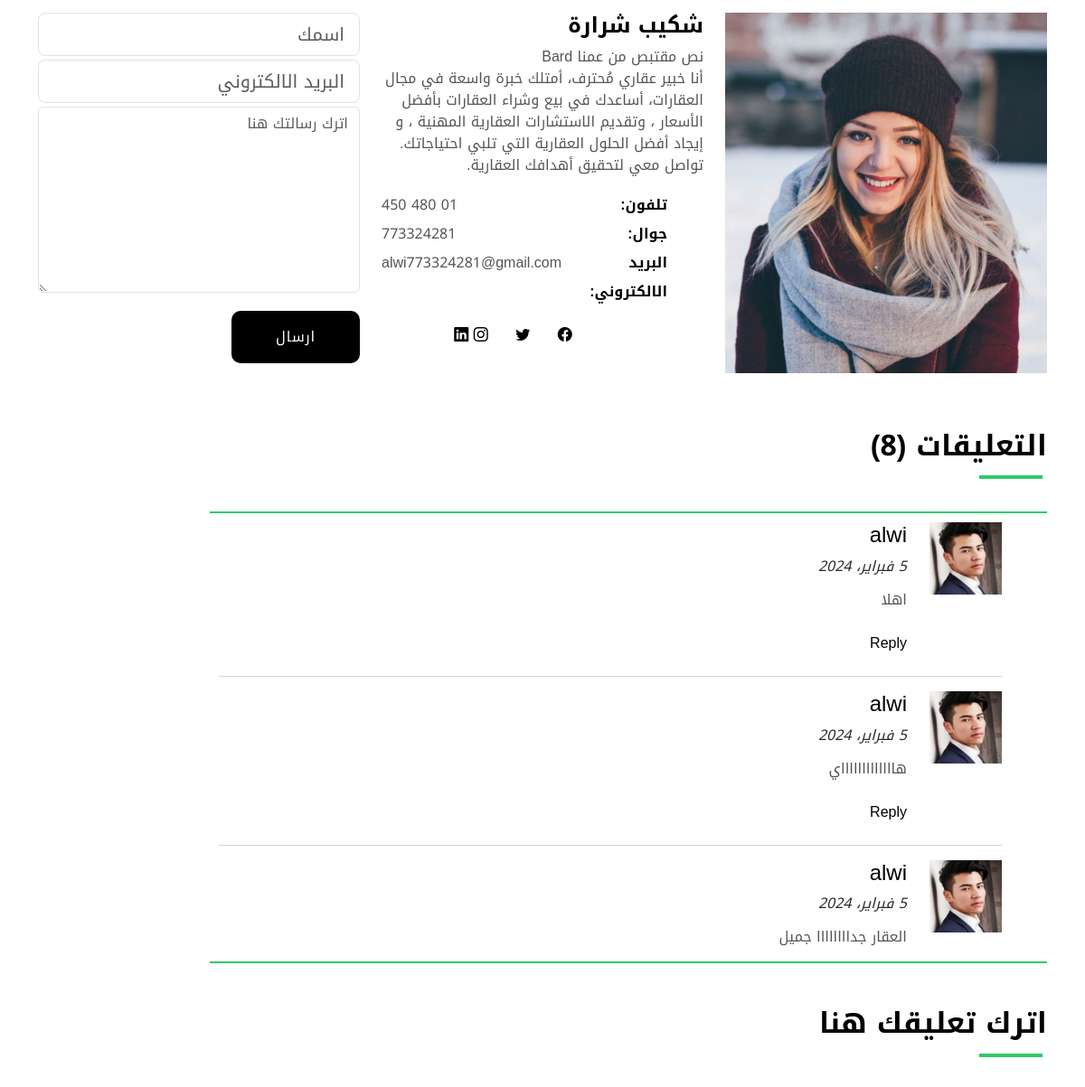
Before: /property/property_single (middle part) with the older database file.
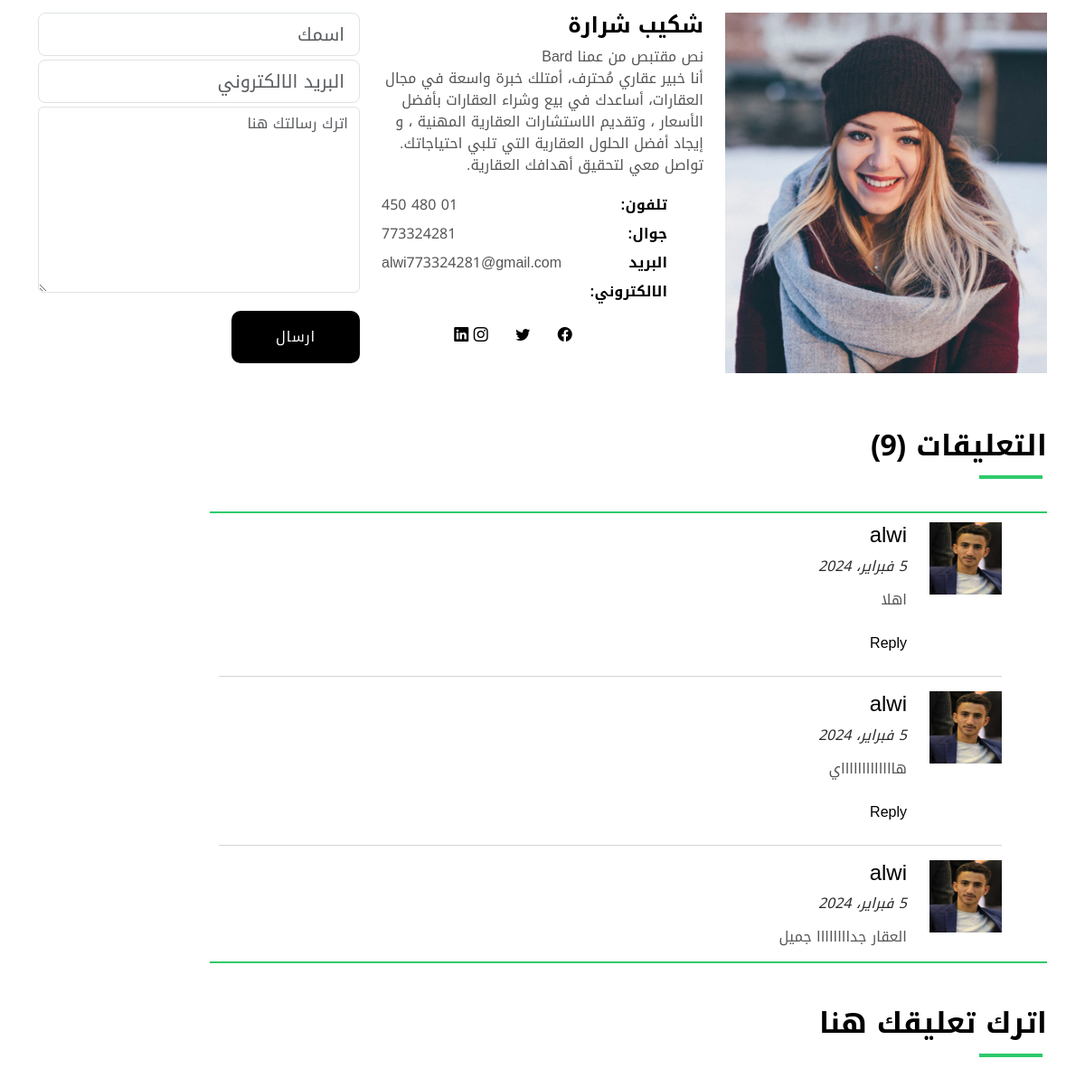
After: the same page with the newer database file.
### accounts/models.py (models this page shows, shortened)
class Customer(models.Model):
    user = models.OneToOneField(settings.AUTH_USER_MODEL,
                                on_delete=models.CASCADE)
    phone = models.CharField(max_length=15)
    photo = models.ImageField(upload_to='customerPhoto/%Y/%m/%d/', blank=True)

### property/views.py (the view)
# urls.py: path('property_single', views.property_single, name='property_single'),
def property_single(request):
    if request.method == 'POST':
        customer = Customer(id=1)
        comment = request.POST.get('message')
        data = Comment(customer=customer, comment=comment)
        data.save()
    context = {
        'cuscomment': Comment.objects.all(),
        'commentnum': Comment.objects.all().count(),
        'cust': Customer.objects.all(),
    }
    return render(request, 'property/property_single.html', context)

### templates/property/property_single.html (shortened to what the changed rows need)
{% extends 'base.html' %}
{% load static %}
{% block content %}
  <main id="main">
    <section class="property-single nav-arrow-b">
      <div class="container">
        <div class="row">
          <br>
          <br>
          <br>
          <br>
          <br>
          <br>
          <br>
          <br>
          <br>
          <br>
          <br>
          <br>
          <br>
          <br>
          <br>
          <br>
          <br>
          <br>
          <br>
          <br>
          <br>
          <br>
          <br>
          <br>
          <br>
          <div class="col-md-10 offset-md-1 col-lg-10 offset-lg-1">
            <div class="title-box-d1">
              <h3 class="title-d1" style="direction: rtl;">التعليقات ({{commentnum}})</h3>
            </div>
            <div class="box-comments" style="width: 100%; height: 500px; overflow: auto; border-top: 2px solid #2eca6a; border-bottom: 2px solid #2eca6a; padding: 10px;">
              <ul class="list-comments">
                {% for comment in cuscomment %}
                <li style="padding-bottom: 0.5rem;">
                  {% for cus in cust %}
                  <div class="comment-avatar">
                    <img src="{{cus.photo.url}}" alt="">
                  </div>
                  <div class="comment-details" style="padding-right: 25px;">
                    <h4 class="comment-author">{{cus.user.username}}</h4>
                    <span>{{comment.date}}</span>
                    <p class="comment-description">
                      {{comment.comment}}
                    </p>
                    <a href="#">Reply</a>
                  </div>
                  {% endfor %}
                </li>
                <hr>
                {% endfor %}
              </ul>
            </div>
            <br>
            <br>
          </div>
        </div>
      </div>
    </section>
  </main>
{% endblock %}

Changed rows visible on the page:
changed Customer "alwi": photo: a different picture
Other visible differences:
{{ commentnum }}: "8" → "9"
